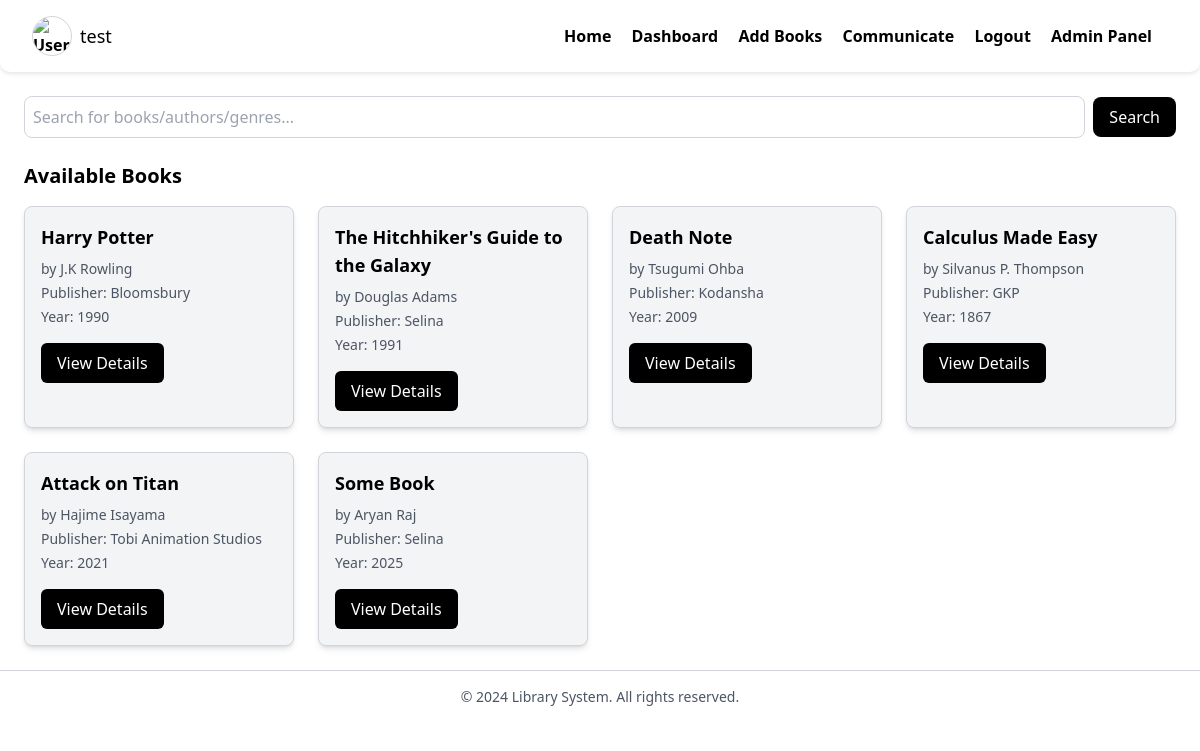
The page /home (signed in) on the database as committed earlier.
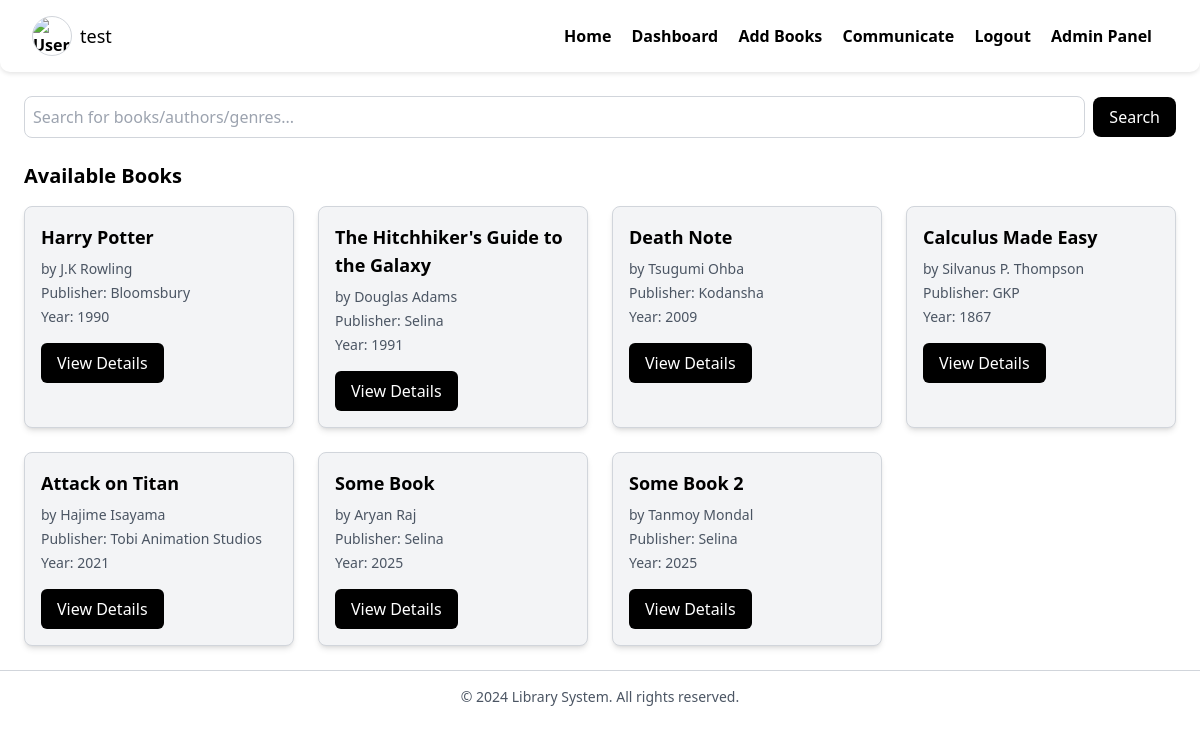
The same page on the database as committed later.
### models.py (models this page shows)
class User(Base):
    __tablename__ = 'user'
    id = Column(Integer, index=True, primary_key=True)
    username = Column(String(50), unique=True,nullable=False)
    password = Column(String,nullable=False)
    role = Column(Enum(Role),nullable=False)

class Book(Base):
    __tablename__ = 'book'
    id = Column(Integer, primary_key=True, index=True)
    book_name = Column(String,nullable=False)
    author = Column(String,nullable=False)
    available = Column(Boolean,nullable=False)
    return_date = Column(Date,nullable=True)
    genre = Column(String)
    description = Column(String)
    language = Column(String)
    publisher = Column(String,nullable=True)
    publishing_year = Column(Integer,nullable=True)
    cover_image = Column(LargeBinary,nullable=True)

### user_routers/user_home_page.py (the view)
@router.get('/home')
async def home_page(request:Request, db:db_conn, q:Optional[str]=None):
    user_token = getattr(request.state,'user')
    user_lib_books = db.query(Book).all()
    user = db.query(User).filter(User.id==user_token['id']).first()
    if q is not None:
        books=db.query(Book).all()
        results = []
        for book in books:
            if not book.publisher:
                book.publisher = '52fe088583e4a8bf3dee'
            if book.publishing_year is None:
                book.publishing_year = '52fe088583e4a8bf3dee'
            if q.isdigit():
                if q == str(book.publishing_year):
                    results.append(book)
                    continue
            elif q.lower() in book.book_name.lower() or q.lower() in book.author.lower() or q.lower() in book.genre.lower() or q.lower() in book.publisher.lower() or q.lower() in book.language.lower():
                results.append(book)
            else:
                continue
        user_lib_books = results
        return templates.TemplateResponse('home-page.html',context=
                                        {'request':request,
                                         'books':user_lib_books,
                                         'user':user})
    return templates.TemplateResponse('home-page.html',context={
        'request':request,'user':user,'books':user_lib_books
    })

### templates/home-page.html (shortened to what this page needs)
<!DOCTYPE html>
<html lang="en">
<head>
    <script src="https://cdn.tailwindcss.com"></script>
</head>
<body class="min-h-screen bg-white text-black">
    {% include "navbar.html" %}
    <main class="p-6">
        <div class="mb-6">
            <form action="/home" method="GET" class="flex items-center space-x-2">
                <input
                    type="text"
                    name="q"
                    placeholder="Search for books/authors/genres..."
                    class="w-full p-2 border border-gray-300 rounded-lg focus:outline-none focus:ring-2 focus:ring-gray-500"
                    required>
                <button
                    type="submit"
                    class="px-4 py-2 text-white bg-black rounded-lg hover:bg-gray-800 transition">
                    Search
                </button>
            </form>
        </div>
        <h2 class="text-xl font-semibold mb-4">Available Books</h2>
        <div class="grid grid-cols-1 sm:grid-cols-2 lg:grid-cols-4 gap-6">
            {% for book in books %}
            <div class="bg-gray-100 border border-gray-300 p-4 rounded-lg shadow-md transition-transform transform hover:scale-105">
                <h3 class="text-lg font-semibold mb-2">{{ book.book_name }}</h3>
                <p class="text-sm text-gray-600 mb-1">by {{ book.author }}</p>
                <p class="text-sm text-gray-600 mb-1">{%if book.publisher%}Publisher: {{ book.publisher }}{% endif %}</p>
                <p class="text-sm text-gray-600 mb-4">{%if book.publishing_year%}Year: {{ book.publishing_year }}{% endif %}</p>
                <a href="/books/{{ book.id }}"
                   class="inline-block px-4 py-2 text-white bg-black rounded-md hover:bg-gray-800 transition">
                    View Details
                </a>
            </div>
            {% endfor %}
        </div>
    </main>
    <footer class="text-center py-4 border-t border-gray-300">
        <p class="text-sm text-gray-600">&copy; 2024 Library System. All rights reserved.</p>
    </footer>
</body>
</html>

### templates/navbar.html (shortened to what this page needs)
</head>
<body class="bg-white text-black">
<nav>
    <a href="/profile" class="flex items-center space-x-2 group">
        <img src="/users/{{ user.id }}/profile-image"
                alt="User Profile"
                class="w-10 h-10 rounded-full border border-gray-300 group-hover:ring-2 group-hover:ring-gray-500 transition">
        <span class="text-lg font-medium group-hover:underline">{{ user.username }}</span>
    </a>
    <div id="menu">
        <a href="/home">Home</a>
        {% if user.role!='user' %}
        <a href="/library/dashboard">Dashboard</a>
        <a href="/library/book_page">Add Books</a>
        {% endif %}
        <a href="/comms-query-page">Communicate</a>
        <a href="/auth/logout">Logout</a>
        {% if user.role=='admin' %}
        <a href="/admin">Admin Panel</a>
        {% endif %}
    </div>
</nav>

### templates/navbar.html (style rules this page uses)
nav { background-color: #ffffff; padding: 1rem 2rem; display: flex; justify-content: space-between; align-items: center; position: sticky; top: 0; z-index: 1000; border-radius: 0 0 10px 10px; box-shadow: 0 2px 4px rgba(0, 0, 0, 0.1); transition: all 0.3s ease-in-out; }
nav a { text-decoration: none; margin-right: 1rem; color: #000000; font-weight: bold; transition: color 0.3s ease-in-out; }

Rows that differ between the two databases and show on the page:
added Book: book_name "Some Book 2", author "Tanmoy Mondal", publisher "Selina", publishing_year "2025"
